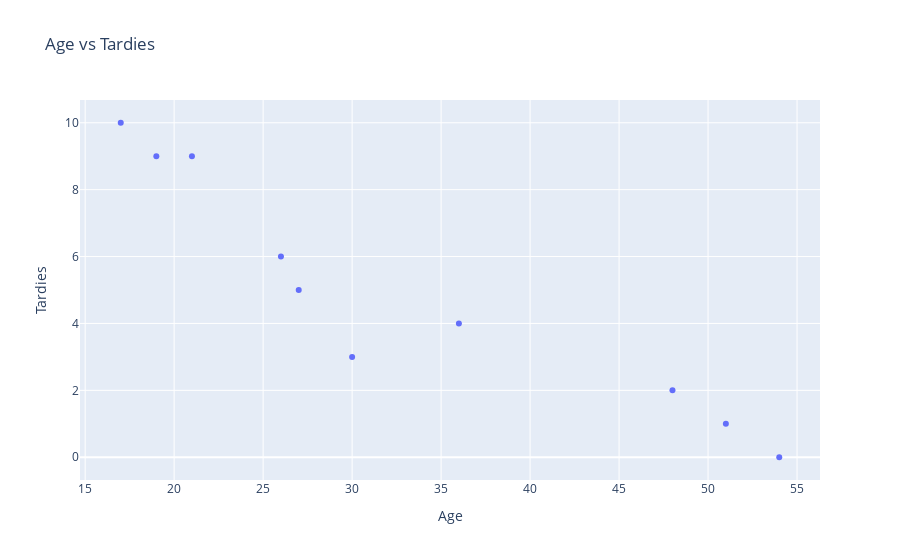

The notebook cell this image was saved under:
### Markdown cell above
Draw a dispersion diagram (scatter plot) for the data.

### Code cell
# Your code here
fig = px.scatter(student_data, x='Age', y='Tardies', title='Age vs Tardies')
fig.show()

### Figure 1 — Plotly figure (JSON) as saved in the notebook; plotly's stock layout.template omitted (floating-point values rounded to 4 significant figures)
{"data": [{"hovertemplate": "Age=%{x}<br>Tardies=%{y}<extra></extra>", "legendgroup": "", "marker": {"color": "#636efa", "symbol": "circle"}, "mode": "markers", "name": "", "orientation": "v", "showlegend": false, "type": "scatter", "x": [17, 51, 27, 21, 36, 48, 19, 26, 54, 30], "xaxis": "x", "y": [10, 1, 5, 9, 4, 2, 9, 6, 0, 3], "yaxis": "y"}], "layout": {"legend": {"tracegroupgap": 0}, "title": {"text": "Age vs Tardies"}, "xaxis": {"anchor": "y", "domain": [0, 1], "title": {"text": "Age"}}, "yaxis": {"anchor": "x", "domain": [0, 1], "title": {"text": "Tardies"}}}}
